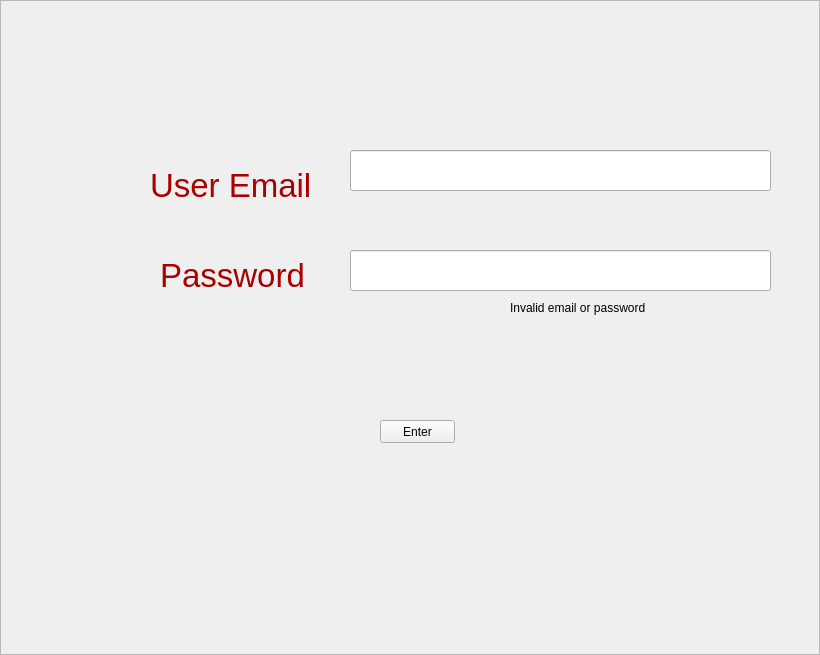
<?xml version="1.0" encoding="UTF-8"?>
<ui version="4.0">
 <class>Frame</class>
 <widget class="QFrame" name="Frame">
  <property name="geometry">
   <rect>
    <x>0</x>
    <y>0</y>
    <width>820</width>
    <height>655</height>
   </rect>
  </property>
  <property name="windowTitle">
   <string>Frame</string>
  </property>
  <property name="frameShape">
   <enum>QFrame::StyledPanel</enum>
  </property>
  <property name="frameShadow">
   <enum>QFrame::Raised</enum>
  </property>
  <widget class="QStackedWidget" name="stackedWidget">
   <property name="geometry">
    <rect>
     <x>20</x>
     <y>10</y>
     <width>800</width>
     <height>600</height>
    </rect>
   </property>
   <property name="minimumSize">
    <size>
     <width>800</width>
     <height>600</height>
    </size>
   </property>
   <property name="styleSheet">
    <string notr="true">* {
box-sizing: border-box;
}

*:focus {
outline: none;
}
body {
font-family: Arial;
background-color: #3498DB;
padding: 50px;
}
.login {
margin: 20px auto;
width: 300px;
}
.login-screen {
background-color: #FFF;
padding: 20px;
border-radius: 5px
}

.app-title {
text-align: center;
color: #777;
}

.login-form {
text-align: center;
}
.control-group {
margin-bottom: 10px;
}

input {
text-align: center;
background-color: #ECF0F1;
border: 2px solid transparent;
border-radius: 3px;
font-size: 16px;
font-weight: 200;
padding: 10px 0;
width: 250px;
transition: border .5s;
}

input:focus {
border: 2px solid #3498DB;
box-shadow: none;
}

.btn {
border: 2px solid transparent;
background: #3498DB;
color: #ffffff;
font-size: 16px;
line-height: 25px;
padding: 10px 0;
text-decoration: none;
text-shadow: none;
border-radius: 3px;
box-shadow: none;
transition: 0.25s;
display: block;
width: 250px;
margin: 0 auto;
}

.btn:hover {
background-color: #2980B9;
}

.login-link {
font-size: 12px;
color: #444;
display: block;
margin-top: 12px;
}</string>
   </property>
   <widget class="QWidget" name="page">
    <widget class="QLabel" name="label">
     <property name="geometry">
      <rect>
       <x>50</x>
       <y>-60</y>
       <width>181</width>
       <height>71</height>
      </rect>
     </property>
     <property name="styleSheet">
      <string notr="true">color:rgb(255, 170, 0); font-size:30pt;</string>
     </property>
     <property name="text">
      <string>Login</string>
     </property>
    </widget>
    <widget class="QLineEdit" name="email">
     <property name="geometry">
      <rect>
       <x>330</x>
       <y>140</y>
       <width>421</width>
       <height>41</height>
      </rect>
     </property>
     <property name="styleSheet">
      <string notr="true">font-size: 14pt; color: rgbrgb(0, 85, 0)</string>
     </property>
    </widget>
    <widget class="QLineEdit" name="password">
     <property name="geometry">
      <rect>
       <x>330</x>
       <y>240</y>
       <width>421</width>
       <height>41</height>
      </rect>
     </property>
     <property name="styleSheet">
      <string notr="true">font-size: 14pt; color: rgbrgb(0, 85, 0)</string>
     </property>
    </widget>
    <widget class="QLabel" name="label_3">
     <property name="geometry">
      <rect>
       <x>140</x>
       <y>240</y>
       <width>151</width>
       <height>51</height>
      </rect>
     </property>
     <property name="styleSheet">
      <string notr="true">color: rgb(170, 0, 0); font-size: 25pt;</string>
     </property>
     <property name="text">
      <string>Password</string>
     </property>
    </widget>
    <widget class="QLabel" name="label_2">
     <property name="geometry">
      <rect>
       <x>130</x>
       <y>150</y>
       <width>171</width>
       <height>51</height>
      </rect>
     </property>
     <property name="styleSheet">
      <string notr="true">color: rgb(170, 0, 0); font-size: 25pt;</string>
     </property>
     <property name="text">
      <string>User Email</string>
     </property>
    </widget>
    <widget class="QPushButton" name="enterButton">
     <property name="geometry">
      <rect>
       <x>360</x>
       <y>410</y>
       <width>75</width>
       <height>23</height>
      </rect>
     </property>
     <property name="text">
      <string>Enter</string>
     </property>
    </widget>
    <widget class="QLabel" name="invalid">
     <property name="geometry">
      <rect>
       <x>490</x>
       <y>290</y>
       <width>141</width>
       <height>16</height>
      </rect>
     </property>
     <property name="text">
      <string>Invalid email or password</string>
     </property>
    </widget>
   </widget>
   <widget class="QWidget" name="page_2"/>
  </widget>
 </widget>
 <resources/>
 <connections/>
</ui>
